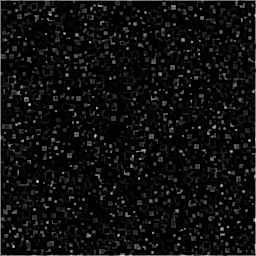
#> input picture img_001.png, 256 x 256 px, found by its file name
$ python example_usage.py
#> lines starting #> are read from the running program, lines starting #| are printed output that depends on the picture
### image_filters.py
# image_filters.py
"""
Pre-defined image processing functions.
Students: Use these functions to process images in your pipeline.
"""

from PIL import Image, ImageFilter, ImageStat
import os


def load_image(path):
    """
    Load an image from disk.

    Args:
        path: Path to image file (.png, .jpg, etc.)

    Returns:
        PIL Image in RGB mode
    """
#> called with path = 'images/batch_A/img_001.png'
    return Image.open(path).convert('RGB')
#| Loaded image: size=(256, 256), mode=RGB


def to_grayscale(img):
    """
    Convert a color image to grayscale.
    Each pixel becomes a single brightness value (0 = black, 255 = white).

    Args:
        img: PIL Image

    Returns:
        PIL Image in grayscale ('L' mode)
    """
    return img.convert('L')
#> returned value is the input picture: PIL image 256x256 L; min 0, max 230, mean 14.9
#| Grayscale mode: L


def apply_blur(img, radius=2):
    """
    Apply Gaussian blur to smooth the image and reduce noise.

    Args:
        img: PIL Image
        radius: Blur strength (default 2 — higher = more blurring)

    Returns:
        Blurred PIL Image
    """
#> called with radius = 2
    return img.filter(ImageFilter.GaussianBlur(radius=radius))
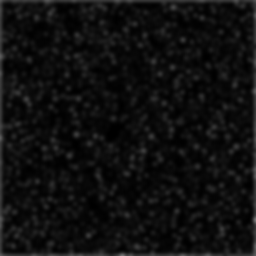
#> returned value: PIL image 256x256 L; min 0, max 115, mean 15.1


def detect_edges(img):
    """
    Detect edges in an image using a convolution filter.
    Pixels on sharp color boundaries become bright; smooth regions become dark.
    Converts to grayscale internally if the image is color.

    Args:
        img: PIL Image

    Returns:
        Edge-detected PIL Image (grayscale)
    """
    gray = img.convert('L')
    return gray.filter(ImageFilter.FIND_EDGES)
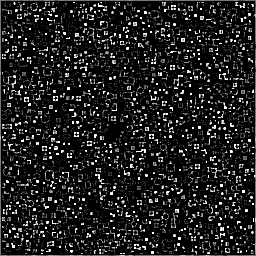
#> returned value: PIL image 256x256 L; min 0, max 255, mean 32.1


def compute_stats(img):
    """
    Compute three statistics that characterize an image:

        mean_brightness — average pixel brightness (0–255).
                          High value = bright image; low value = dark image.

        std_brightness  — standard deviation of pixel brightness.
                          High value = high contrast (lots of variation);
                          low value = uniform / flat image.

        edge_density    — fraction of pixels detected as edges (0.0–1.0).
                          High value = many edges (sharp shapes or noise);
                          low value = smooth, featureless image.

    Args:
        img: PIL Image (color or grayscale)

    Returns:
        dict with keys: 'mean_brightness', 'std_brightness', 'edge_density'
    """
    gray = img.convert('L')
    stat = ImageStat.Stat(gray)

    edge_img = gray.filter(ImageFilter.FIND_EDGES)
    edge_stat = ImageStat.Stat(edge_img)

    return {
        'mean_brightness': round(stat.mean[0], 2),
        'std_brightness':  round(stat.stddev[0], 2),
        'edge_density':    round(edge_stat.mean[0] / 255.0, 4),
    }


def save_image(img, path):
    """
    Save an image to disk. Creates any missing directories automatically.

    Args:
        img: PIL Image
        path: Destination file path (e.g. 'output/batch_A/img_001.png')
    """
    os.makedirs(os.path.dirname(path), exist_ok=True)
    img.save(path)

### example_usage.py
"""
example_usage.py - Basic example of using image_filters.py

Shows how to call each function. Run this before starting the project
to make sure everything works on your machine.
"""

import os
from image_filters import (
    load_image,
    to_grayscale,
    apply_blur,
    detect_edges,
    compute_stats,
    save_image,
)

# ── Load one image ────────────────────────────────────────────────────────────
img = load_image("images/batch_A/img_001.png")
print(f"Loaded image: size={img.size}, mode={img.mode}")

# ── Convert to grayscale ──────────────────────────────────────────────────────
gray = to_grayscale(img)
print(f"Grayscale mode: {gray.mode}")  # 'L'

# ── Apply blur ────────────────────────────────────────────────────────────────
blurred = apply_blur(gray, radius=2)
print("Applied Gaussian blur (radius=2)")

# ── Detect edges ──────────────────────────────────────────────────────────────
edges = detect_edges(img)
print(f"Edge detection done: mode={edges.mode}")  # 'L'
#| Edge detection done: mode=L

# ── Compute statistics ────────────────────────────────────────────────────────
stats = compute_stats(img)
#> stats = {'mean_brightness': 14.89, 'std_brightness': 27.61, 'edge_density': 0.126}
print("\nImage statistics:")
print(f"  mean_brightness : {stats['mean_brightness']:.1f}   (0=black, 255=white)")
#|   mean_brightness : 14.9   (0=black, 255=white)
print(f"  std_brightness  : {stats['std_brightness']:.1f}   (higher = more contrast)")
#|   std_brightness  : 27.6   (higher = more contrast)
print(f"  edge_density    : {stats['edge_density']:.4f}  "
      f"({stats['edge_density'] * 100:.1f}% of pixels are edges)")
#|   edge_density    : 0.1258  (12.6% of pixels are edges)

# ── Save output ───────────────────────────────────────────────────────────────
os.makedirs("output", exist_ok=True)
save_image(edges, "output/example_edges.png")
print("\nSaved edge-detected image -> output/example_edges.png")


# ── Display an image on screen ──────────────────────────────────────────────────
# Want to actually SEE the result? Any PIL image has a .show() method that
# opens it in your computer's image viewer:
#
#     img.show()      # the original image
#     edges.show()    # the edge-detected result
#
# (We leave these commented out so the script doesn't pop up windows every run.)
#
# There is also a small helper, visualize.py, that puts the original and the
# edge image side by side so the change is easy to see. Run it after your
# image_processor.py has produced results:
#
#     python visualize.py            # all batches
#     python visualize.py batch_A    # one batch

print("\nTip: call img.show() or edges.show() to view an image,")
print("     or run visualize.py to see a before/after comparison.")

$ run again, with img_002.png copied over img_001.png
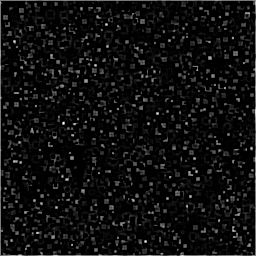
#> input picture img_002.png, 256 x 256 px, found by its file name
#| Loaded image: size=(256, 256), mode=RGB
#> in to_grayscale, returned value is the input picture: PIL image 256x256 L; min 0, max 255, mean 15
#| Grayscale mode: L
#> in apply_blur, `return img.filter(ImageFilter.GaussianBlur(radius=radius))`:
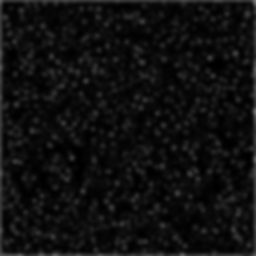
#> returned value: PIL image 256x256 L; min 0, max 122, mean 15.3
#> in detect_edges, `return gray.filter(ImageFilter.FIND_EDGES)`:
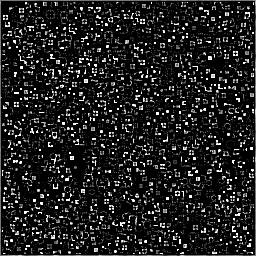
#> returned value: PIL image 256x256 L; min 0, max 255, mean 32.2
#| Edge detection done: mode=L
#> stats = {'mean_brightness': 15.04, 'std_brightness': 28.24, 'edge_density': 0.126}
#|   mean_brightness : 15.0   (0=black, 255=white)
#|   std_brightness  : 28.2   (higher = more contrast)
#|   edge_density    : 0.1262  (12.6% of pixels are edges)

$ run again, with img_003.png copied over img_001.png
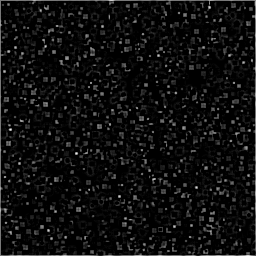
#> input picture img_003.png, 256 x 256 px, found by its file name
#| Loaded image: size=(256, 256), mode=RGB
#> in to_grayscale, returned value is the input picture: PIL image 256x256 L; min 0, max 238, mean 14.5
#| Grayscale mode: L
#> in apply_blur, `return img.filter(ImageFilter.GaussianBlur(radius=radius))`:
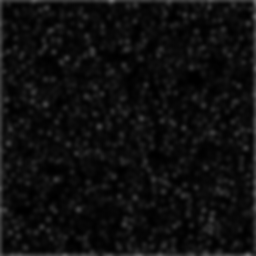
#> returned value: PIL image 256x256 L; min 0, max 109, mean 14.8
#> in detect_edges, `return gray.filter(ImageFilter.FIND_EDGES)`:
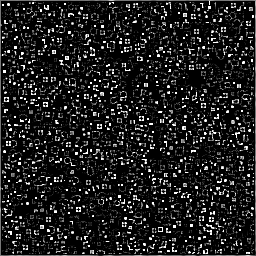
#> returned value: PIL image 256x256 L; min 0, max 255, mean 31.4
#| Edge detection done: mode=L
#> stats = {'mean_brightness': 14.54, 'std_brightness': 27.18, 'edge_density': 0.123}
#|   mean_brightness : 14.5   (0=black, 255=white)
#|   std_brightness  : 27.2   (higher = more contrast)
#|   edge_density    : 0.1233  (12.3% of pixels are edges)

$ run again, with img_004.png copied over img_001.png
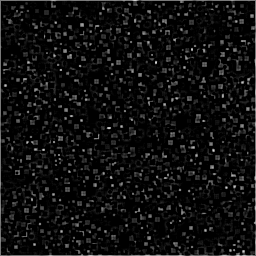
#> input picture img_004.png, 256 x 256 px, found by its file name
#| Loaded image: size=(256, 256), mode=RGB
#> in to_grayscale, returned value is the input picture: PIL image 256x256 L; min 0, max 213, mean 15.1
#| Grayscale mode: L
#> in apply_blur, `return img.filter(ImageFilter.GaussianBlur(radius=radius))`:
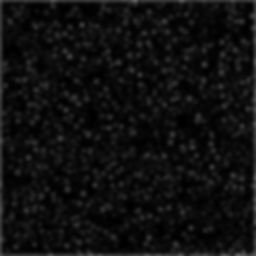
#> returned value: PIL image 256x256 L; min 0, max 101, mean 15.3
#> in detect_edges, `return gray.filter(ImageFilter.FIND_EDGES)`:
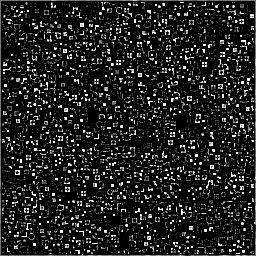
#> returned value: PIL image 256x256 L; min 0, max 255, mean 32.2
#| Edge detection done: mode=L
#> stats = {'mean_brightness': 15.06, 'std_brightness': 28, 'edge_density': 0.126}
#|   mean_brightness : 15.1   (0=black, 255=white)
#|   std_brightness  : 28.0   (higher = more contrast)
#|   edge_density    : 0.1263  (12.6% of pixels are edges)
